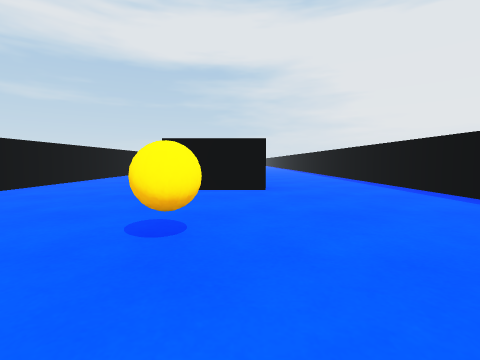
[1] (above)

16 first-person views from a walk through a scene from a Unity 3-D project. The camera is 0.55 m above the floor, tilts 4° down and sees 85° across. The floor is counted in squares, 1 m on a side. Each view is taken from the middle of a square. On the plan, view 1 faces up. The plan holds only what a view shows up to about 9 squares ahead; the rest is blank. The place goes on beyond the plan. The player character is not drawn.

[2]
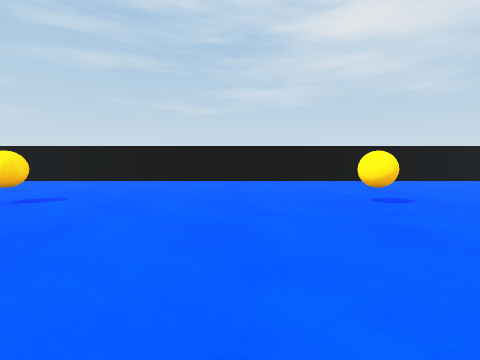

[3]
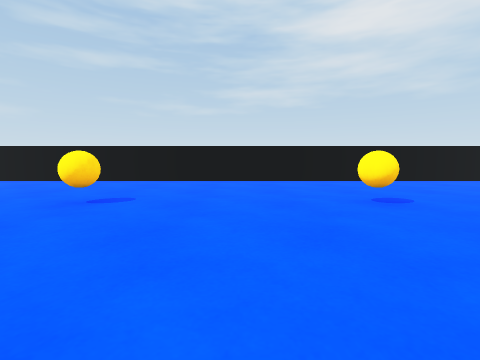

[4]
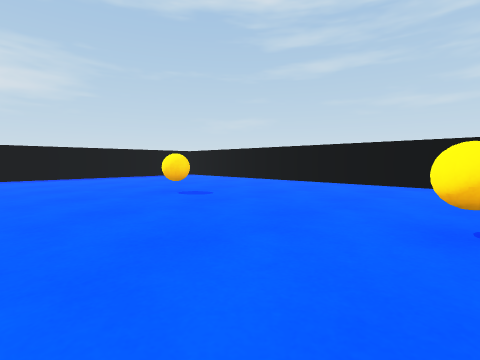

[5]
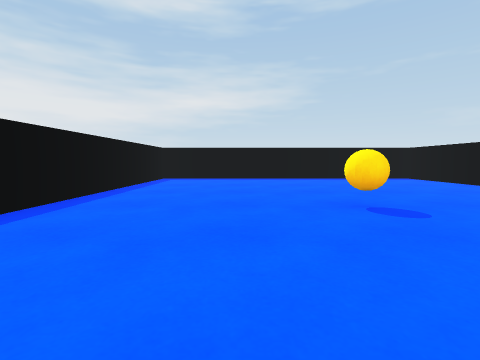

[6]
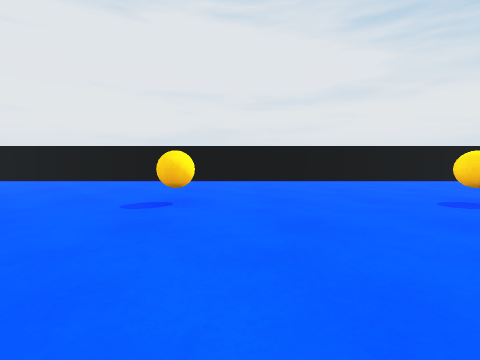

[7]
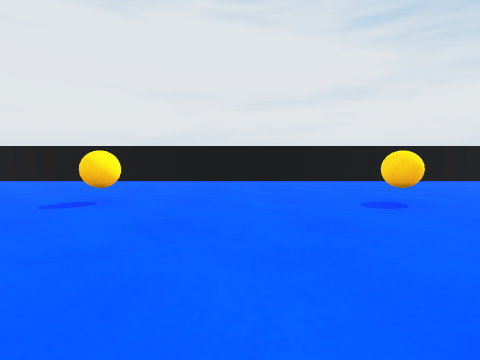

[8]
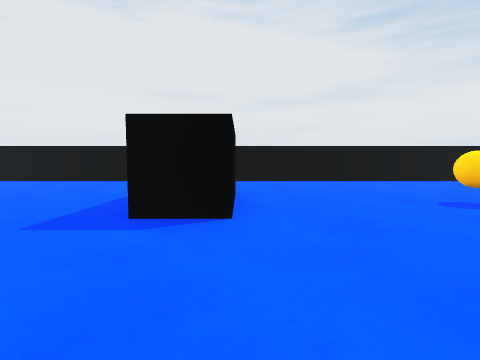

[9]
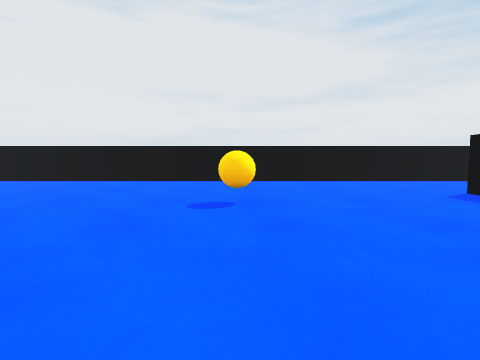

[10]
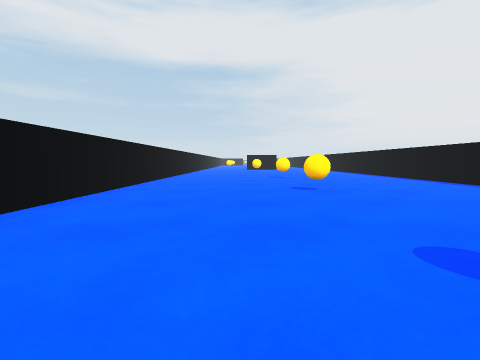

[11]
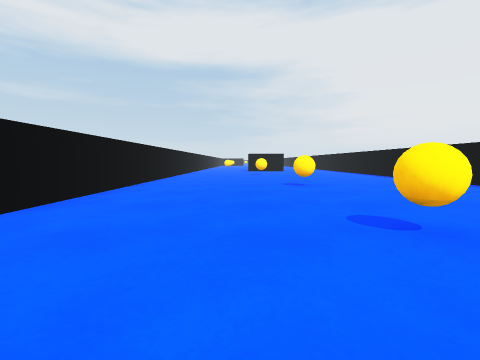

[12]
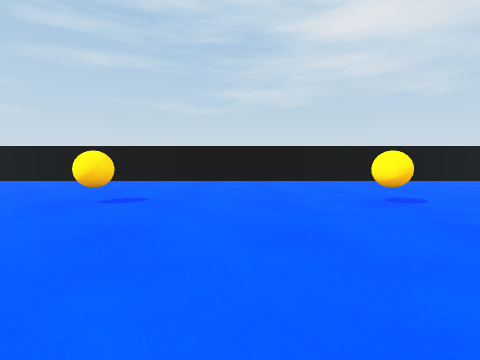

[13]
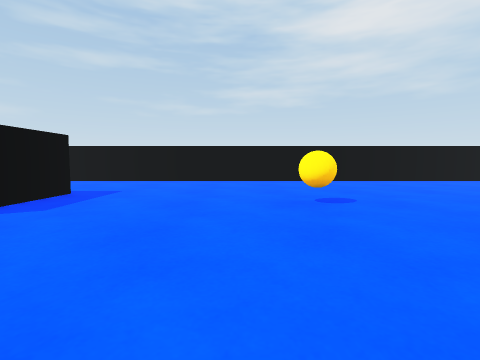

[14]
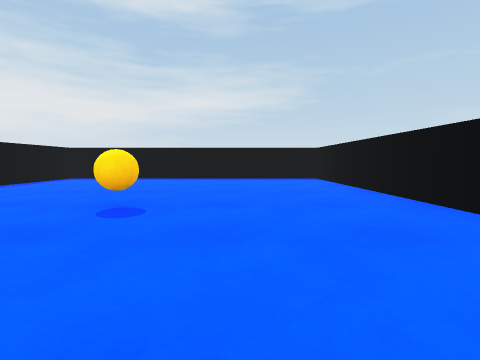

[15]
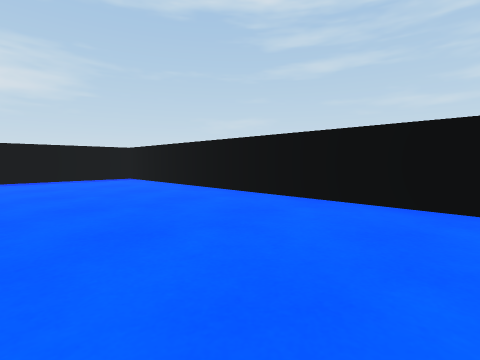

[16]
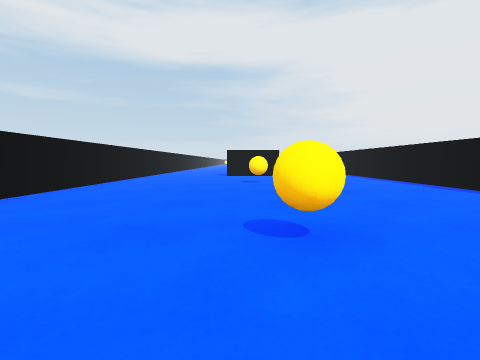

### Floor plan
Points are (right, up) in squares from view 1. A wall is a line through its corners. A room is listed if a view was taken in it or the views show most of it. See-through windows are left out.
Room 1 (views 1, 2, 3, 4, 5, 6, 7, 14, 15, 16)
walls: (-4.5, 3.6) (-4.5, -16.6) (3.5, -16.6) (3.5, 3.6); (0.5, 5.1) (-1.5, 5.1)
ways out: opening at (-0.5, 4.3) to room 2
objects: other object (-1, -11); other object (-1, -7); other object (-1, -3); other object (-1, 2)
Room 2 (views 8, 9, 10, 11, 12, 13)
walls: (-1.5, 5.5) (-1.5, 6.1) (0.5, 6.1); (-4.5, 17.5) (-4.5, 3.6); (3.5, 3.6) (3.5, 17.5)
ways out: opening at (-0.5, 4.3) to room 1
objects: other object (-1, 10); other object (-1, 14)

Where each view was taken, in squares from view 1:
view 1: 0 up, 0 right, facing up
view 2: 0 up, 3 right, facing left
view 3: 5 down, 3 right, facing left
view 4: 7 down, 2 right, facing down-left
view 5: 8 down, 1 right, facing down
view 6: 8 down, 4 left, facing right
view 7: 5 down, 4 left, facing right
view 8: 5 up, 4 left, facing right
view 9: 10 up, 4 left, facing right
view 10: 9 up, 2 left, facing up
view 11: 12 up, 2 left, facing up
view 12: 12 up, 3 right, facing left
view 13: 9 up, 3 right, facing left
view 14: 8 down, 2 left, facing down
view 15: 8 down, 1 left, facing down-left
view 16: 5 down, 1 left, facing up
